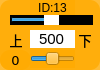
    <widget class="QWidget" name="widget_id13" native="true">
     <property name="geometry">
      <rect>
       <x>710</x>
       <y>200</y>
       <width>100</width>
       <height>70</height>
      </rect>
     </property>
     <property name="styleSheet">
      <string notr="true">background-color: rgb(255, 170, 0, 200);
border-radius:10px;</string>
     </property>
     <widget class="QLabel" name="label_ID13">
      <property name="geometry">
       <rect>
        <x>30</x>
        <y>0</y>
        <width>45</width>
        <height>16</height>
       </rect>
      </property>
      <property name="minimumSize">
       <size>
        <width>0</width>
        <height>10</height>
       </size>
      </property>
      <property name="font">
       <font>
        <family>Arial</family>
        <pointsize>9</pointsize>
       </font>
      </property>
      <property name="styleSheet">
       <string notr="true">background-color: rgb(255, 255, 255， 0);
border-radius:0px;</string>
      </property>
      <property name="text">
       <string>ID:13</string>
      </property>
      <property name="alignment">
       <set>Qt::AlignCenter</set>
      </property>
     </widget>
     <widget class="QSlider" name="horizontalSlider_pulse_id13">
      <property name="geometry">
       <rect>
        <x>10</x>
        <y>15</y>
        <width>83</width>
        <height>10</height>
       </rect>
      </property>
      <property name="autoFillBackground">
       <bool>false</bool>
      </property>
      <property name="styleSheet">
       <string notr="true">QSlider{background-color: rgb(0, 0, 0);
border-radius:0px;}
QSlider::handle {/*设置中间的那个滑动的键*/                           
    background:  rgb(255, 255, 255);
}</string>
      </property>
      <property name="minimum">
       <number>0</number>
      </property>
      <property name="maximum">
       <number>1000</number>
      </property>
      <property name="pageStep">
       <number>1</number>
      </property>
      <property name="value">
       <number>500</number>
      </property>
      <property name="orientation">
       <enum>Qt::Horizontal</enum>
      </property>
     </widget>
     <widget class="QSlider" name="horizontalSlider_dev_id13">
      <property name="geometry">
       <rect>
        <x>30</x>
        <y>50</y>
        <width>45</width>
        <height>18</height>
       </rect>
      </property>
      <property name="styleSheet">
       <string notr="true">background-color: rgba(255, 255, 255， 0);</string>
      </property>
      <property name="minimum">
       <number>-125</number>
      </property>
      <property name="maximum">
       <number>125</number>
      </property>
      <property name="pageStep">
       <number>1</number>
      </property>
      <property name="orientation">
       <enum>Qt::Horizontal</enum>
      </property>
     </widget>
     <widget class="QLabel" name="label_id13">
      <property name="geometry">
       <rect>
        <x>0</x>
        <y>50</y>
        <width>31</width>
        <height>20</height>
       </rect>
      </property>
      <property name="minimumSize">
       <size>
        <width>0</width>
        <height>10</height>
       </size>
      </property>
      <property name="font">
       <font>
        <family>DejaVu Sans</family>
        <pointsize>10</pointsize>
       </font>
      </property>
      <property name="styleSheet">
       <string notr="true">background-color: rgb(255, 255, 255， 0);</string>
      </property>
      <property name="text">
       <string>0</string>
      </property>
      <property name="alignment">
       <set>Qt::AlignCenter</set>
      </property>
     </widget>
     <widget class="QLineEdit" name="lineEdit_id13">
      <property name="geometry">
       <rect>
        <x>30</x>
        <y>30</y>
        <width>45</width>
        <height>18</height>
       </rect>
      </property>
      <property name="sizePolicy">
       <sizepolicy hsizetype="Fixed" vsizetype="Fixed">
        <horstretch>0</horstretch>
        <verstretch>0</verstretch>
       </sizepolicy>
      </property>
      <property name="font">
       <font>
        <family>Arial</family>
        <pointsize>11</pointsize>
       </font>
      </property>
      <property name="autoFillBackground">
       <bool>false</bool>
      </property>
      <property name="styleSheet">
       <string notr="true">background-color: rgb(255, 255, 255);
border-radius:0px;</string>
      </property>
      <property name="text">
       <string>500</string>
      </property>
      <property name="maxLength">
       <number>1000</number>
      </property>
      <property name="alignment">
       <set>Qt::AlignCenter</set>
      </property>
      <property name="dragEnabled">
       <bool>false</bool>
      </property>
      <property name="readOnly">
       <bool>false</bool>
      </property>
     </widget>
     <widget class="QLabel" name="label_up5">
      <property name="geometry">
       <rect>
        <x>6</x>
        <y>30</y>
        <width>20</width>
        <height>20</height>
       </rect>
      </property>
      <property name="font">
       <font>
        <pointsize>10</pointsize>
        <weight>50</weight>
        <italic>false</italic>
        <bold>false</bold>
       </font>
      </property>
      <property name="styleSheet">
       <string notr="true">background-color: rgb(255, 255, 255, 0);</string>
      </property>
      <property name="text">
       <string>上</string>
      </property>
      <property name="alignment">
       <set>Qt::AlignCenter</set>
      </property>
     </widget>
     <widget class="QLabel" name="label_down5">
      <property name="geometry">
       <rect>
        <x>75</x>
        <y>30</y>
        <width>20</width>
        <height>20</height>
       </rect>
      </property>
      <property name="font">
       <font>
        <pointsize>10</pointsize>
        <weight>50</weight>
        <italic>false</italic>
        <bold>false</bold>
       </font>
      </property>
      <property name="styleSheet">
       <string notr="true">background-color: rgb(255, 255, 255, 0);</string>
      </property>
      <property name="text">
       <string>下</string>
      </property>
      <property name="alignment">
       <set>Qt::AlignCenter</set>
      </property>
     </widget>
    </widget>
